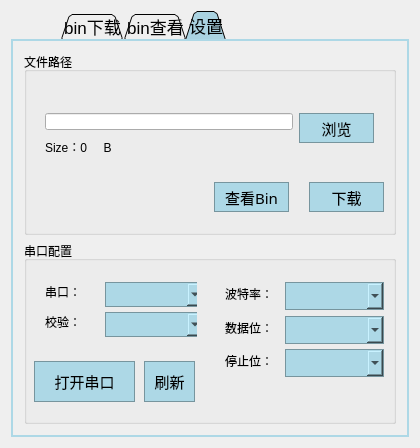
<?xml version="1.0" encoding="UTF-8"?>
<ui version="4.0">
 <class>Widget</class>
 <widget class="QWidget" name="Widget">
  <property name="geometry">
   <rect>
    <x>0</x>
    <y>0</y>
    <width>420</width>
    <height>448</height>
   </rect>
  </property>
  <property name="minimumSize">
   <size>
    <width>420</width>
    <height>448</height>
   </size>
  </property>
  <property name="maximumSize">
   <size>
    <width>420</width>
    <height>448</height>
   </size>
  </property>
  <property name="font">
   <font>
    <pointsize>12</pointsize>
   </font>
  </property>
  <property name="contextMenuPolicy">
   <enum>Qt::DefaultContextMenu</enum>
  </property>
  <property name="windowTitle">
   <string>OS-8在线监测系统远程程序升级系统V1.2   森馥科技</string>
  </property>
  <property name="autoFillBackground">
   <bool>false</bool>
  </property>
  <property name="styleSheet">
   <string notr="true">QTextEdit{		
	
	background-color: rgb(130, 162, 172);
	border:1px solid rgb(173, 216, 230);
	color: back;
}
/****************************************************************/
QScrollBar:vertical{
	border:2px solid rgb(173, 216, 230);
	background:lightblue;
	width: 20px;
	padding-top:20px;
	padding-bottom:20px;
}
QScrollBar::handle:vertical{
	width:8px;
	background:rgb(170, 211, 225);
	min-height:30px;
	margin: 1px 0px 1px 1px;
}
QScrollBar::add-line:vertical   
{
    height:20px;width:18px;
    subcontrol-position:bottom;
	background:rgb(173, 216, 230);
	border: 1px solid rgb(155, 155, 155);
	
	image: url(:/image/arrow_down.png);
}
QScrollBar::sub-line:vertical   
{
    height:20px;width:18px;
    subcontrol-position:top;
	background:rgb(173, 216, 230);
	border: 1px solid rgb(155, 155, 155);
	
	image: url(:/image/arrow_up.png);
}
/**************************QPushButton*************************/
QPushButton{
	background-color:lightblue;
	border:1px solid rgb(119, 149, 158);
	border-radius:0px;
	font:15px bold Khmer UI
}
QPushButton:hover{
	/*border:1px solid blue;*/
	background:rgb(170, 211, 225);
}
QPushButton:pressed{
	background: rgb(125, 155, 165);
}
/**************************组合框***********************/
QComboBox{
	background-color: lightblue;
	border: 1px solid rgb(119, 149, 158);
	border-radius: 0px;
	padding:1px 2px 1px 2px;
	font:15px bold Khmer UI
}
QComboBox:hover {
	background:rgb(170, 211, 225);
}
QComboBox::dowm-arrow{
	
}
QComboBox::drop-down{
	subcontrol-origin:padding;
	subcontrol-position: top right;
	width:13px;
	
	border-left-width:2px;
	border-left-color:rgb(119, 149, 158);
	border-left-style:solid;

	image: url(:/image/arrow_down.png);
}
/******************************QTabWidget************************/
QTabWidget::pane{
	border: 2px solid lightblue;
}
QTabWidget::tab-bar{
	left: 50px;
}
QTabBar::tab{
    background:lightblue;
    border: 1px solid rgb(119, 149, 158);
    border-top-left-radius: 0px;
    border-top-right-radius: 0px;
    min-width: 30ex;
    padding: 2px;	
}
QTabBar::tab:selected, QTabBar::tab:hover {
	background:rgb(170, 211, 225);
}

QTabBar::tab:selected {
    border-color: #9B9B9B;
    border-bottom-color: lightblue; /* same as pane color */
}

QTabBar::tab:!selected {
    margin-top: 2px; /* make non-selected tabs look smaller */
}
QTabBar::tab:selected {
    /* expand/overlap to the left and right by 4px */
    margin-left: -1px;
    margin-right: -1px;
}
QTabBar::tab:first:selected {
    margin-left: 0; /* the first selected tab has nothing to overlap with on the left */
}

QTabBar::tab:last:selected {
    margin-right: 0; /* the last selected tab has nothing to overlap with on the right */
}

QTabBar::tab:only-one {
    margin: 0; /* if there is only one tab, we don't want overlapping margins */
}
/****************************Progress Bar***************************/
QProgressBar{
	border:2px solid rgb(119, 149, 158);
	text-align:center;
}
QProgressBar::chunk{
	background-color:rgb(173, 216, 230);
	width:20px;
	margin:0.5px;
}</string>
  </property>
  <layout class="QGridLayout" name="gridLayout">
   <item row="0" column="0">
    <widget class="QTabWidget" name="tabWidget">
     <property name="font">
      <font>
       <family>Khmer UI</family>
       <pointsize>13</pointsize>
      </font>
     </property>
     <property name="tabShape">
      <enum>QTabWidget::Triangular</enum>
     </property>
     <property name="currentIndex">
      <number>2</number>
     </property>
     <property name="movable">
      <bool>false</bool>
     </property>
     <widget class="QWidget" name="Load">
      <attribute name="title">
       <string>bin下载</string>
      </attribute>
      <layout class="QGridLayout" name="gridLayout_6">
       <item row="2" column="0">
        <spacer name="verticalSpacer">
         <property name="orientation">
          <enum>Qt::Vertical</enum>
         </property>
         <property name="sizeType">
          <enum>QSizePolicy::Fixed</enum>
         </property>
         <property name="sizeHint" stdset="0">
          <size>
           <width>20</width>
           <height>40</height>
          </size>
         </property>
        </spacer>
       </item>
       <item row="0" column="0">
        <widget class="QTextEdit" name="loadTextEdit">
         <property name="maximumSize">
          <size>
           <width>16777215</width>
           <height>311</height>
          </size>
         </property>
         <property name="font">
          <font>
           <family>Khmer UI</family>
           <pointsize>12</pointsize>
          </font>
         </property>
         <property name="styleSheet">
          <string notr="true"/>
         </property>
         <property name="frameShape">
          <enum>QFrame::Box</enum>
         </property>
         <property name="frameShadow">
          <enum>QFrame::Sunken</enum>
         </property>
        </widget>
       </item>
       <item row="1" column="0">
        <widget class="QProgressBar" name="loadProgressBar">
         <property name="maximumSize">
          <size>
           <width>16777215</width>
           <height>15</height>
          </size>
         </property>
         <property name="value">
          <number>0</number>
         </property>
         <property name="textVisible">
          <bool>true</bool>
         </property>
         <property name="orientation">
          <enum>Qt::Horizontal</enum>
         </property>
         <property name="textDirection">
          <enum>QProgressBar::TopToBottom</enum>
         </property>
        </widget>
       </item>
      </layout>
     </widget>
     <widget class="QWidget" name="binView">
      <attribute name="title">
       <string>bin查看</string>
      </attribute>
      <layout class="QGridLayout" name="gridLayout_2">
       <item row="1" column="0">
        <spacer name="verticalSpacer_2">
         <property name="orientation">
          <enum>Qt::Vertical</enum>
         </property>
         <property name="sizeType">
          <enum>QSizePolicy::Fixed</enum>
         </property>
         <property name="sizeHint" stdset="0">
          <size>
           <width>20</width>
           <height>40</height>
          </size>
         </property>
        </spacer>
       </item>
       <item row="0" column="0">
        <widget class="QTextEdit" name="binTextEdit">
         <property name="font">
          <font>
           <family>Times New Roman</family>
           <pointsize>11</pointsize>
           <weight>50</weight>
           <bold>false</bold>
           <kerning>true</kerning>
          </font>
         </property>
        </widget>
       </item>
      </layout>
     </widget>
     <widget class="QWidget" name="Set">
      <attribute name="title">
       <string>设置</string>
      </attribute>
      <layout class="QGridLayout" name="gridLayout_5">
       <item row="0" column="0">
        <layout class="QVBoxLayout" name="verticalLayout">
         <item>
          <layout class="QGridLayout" name="gridLayout_3">
           <item row="0" column="1">
            <widget class="QGroupBox" name="binBox">
             <property name="title">
              <string>文件路径</string>
             </property>
             <widget class="QWidget" name="verticalLayoutWidget_5">
              <property name="geometry">
               <rect>
                <x>10</x>
                <y>50</y>
                <width>351</width>
                <height>61</height>
               </rect>
              </property>
              <layout class="QVBoxLayout" name="verticalLayout_7">
               <item>
                <layout class="QHBoxLayout" name="horizontalLayout_9">
                 <item>
                  <widget class="QLineEdit" name="fileEdit">
                   <property name="font">
                    <font>
                     <pointsize>12</pointsize>
                    </font>
                   </property>
                   <property name="alignment">
                    <set>Qt::AlignRight|Qt::AlignTrailing|Qt::AlignVCenter</set>
                   </property>
                   <property name="readOnly">
                    <bool>false</bool>
                   </property>
                  </widget>
                 </item>
                 <item>
                  <widget class="QPushButton" name="fileButton">
                   <property name="minimumSize">
                    <size>
                     <width>75</width>
                     <height>30</height>
                    </size>
                   </property>
                   <property name="maximumSize">
                    <size>
                     <width>75</width>
                     <height>30</height>
                    </size>
                   </property>
                   <property name="text">
                    <string>浏览</string>
                   </property>
                  </widget>
                 </item>
                </layout>
               </item>
               <item>
                <widget class="QLabel" name="sizeLabel">
                 <property name="minimumSize">
                  <size>
                   <width>121</width>
                   <height>21</height>
                  </size>
                 </property>
                 <property name="maximumSize">
                  <size>
                   <width>121</width>
                   <height>21</height>
                  </size>
                 </property>
                 <property name="text">
                  <string>Size：0     B</string>
                 </property>
                </widget>
               </item>
              </layout>
             </widget>
             <widget class="QPushButton" name="loadButton">
              <property name="geometry">
               <rect>
                <x>285</x>
                <y>130</y>
                <width>75</width>
                <height>30</height>
               </rect>
              </property>
              <property name="font">
               <font>
                <family>12 Khmer UI</family>
                <pointsize>-1</pointsize>
                <weight>50</weight>
                <italic>false</italic>
                <bold>false</bold>
               </font>
              </property>
              <property name="text">
               <string>下载</string>
              </property>
             </widget>
             <widget class="QPushButton" name="viewButton">
              <property name="geometry">
               <rect>
                <x>190</x>
                <y>130</y>
                <width>75</width>
                <height>30</height>
               </rect>
              </property>
              <property name="font">
               <font>
                <family>12 Khmer UI</family>
                <pointsize>-1</pointsize>
                <weight>50</weight>
                <italic>false</italic>
                <bold>false</bold>
               </font>
              </property>
              <property name="text">
               <string>查看Bin</string>
              </property>
             </widget>
            </widget>
           </item>
          </layout>
         </item>
         <item>
          <layout class="QGridLayout" name="gridLayout_4">
           <item row="0" column="0">
            <widget class="QGroupBox" name="usartBox">
             <property name="title">
              <string>串口配置</string>
             </property>
             <widget class="QWidget" name="verticalLayoutWidget_2">
              <property name="geometry">
               <rect>
                <x>10</x>
                <y>30</y>
                <width>163</width>
                <height>72</height>
               </rect>
              </property>
              <layout class="QVBoxLayout" name="verticalLayout_3">
               <property name="spacing">
                <number>10</number>
               </property>
               <item>
                <layout class="QHBoxLayout" name="horizontalLayout">
                 <property name="spacing">
                  <number>10</number>
                 </property>
                 <item>
                  <widget class="QLabel" name="uNameLabel">
                   <property name="minimumSize">
                    <size>
                     <width>50</width>
                     <height>0</height>
                    </size>
                   </property>
                   <property name="maximumSize">
                    <size>
                     <width>50</width>
                     <height>16777215</height>
                    </size>
                   </property>
                   <property name="text">
                    <string>串口：</string>
                   </property>
                  </widget>
                 </item>
                 <item>
                  <widget class="QComboBox" name="uNameBox">
                   <property name="minimumSize">
                    <size>
                     <width>99</width>
                     <height>25</height>
                    </size>
                   </property>
                   <property name="maximumSize">
                    <size>
                     <width>99</width>
                     <height>16777215</height>
                    </size>
                   </property>
                  </widget>
                 </item>
                </layout>
               </item>
               <item>
                <layout class="QHBoxLayout" name="horizontalLayout_2">
                 <property name="spacing">
                  <number>10</number>
                 </property>
                 <item>
                  <widget class="QLabel" name="parityLabel">
                   <property name="minimumSize">
                    <size>
                     <width>50</width>
                     <height>0</height>
                    </size>
                   </property>
                   <property name="maximumSize">
                    <size>
                     <width>50</width>
                     <height>16777215</height>
                    </size>
                   </property>
                   <property name="text">
                    <string>校验：</string>
                   </property>
                  </widget>
                 </item>
                 <item>
                  <widget class="QComboBox" name="parityBox">
                   <property name="minimumSize">
                    <size>
                     <width>99</width>
                     <height>25</height>
                    </size>
                   </property>
                   <property name="maximumSize">
                    <size>
                     <width>99</width>
                     <height>16777215</height>
                    </size>
                   </property>
                  </widget>
                 </item>
                </layout>
               </item>
              </layout>
             </widget>
             <widget class="QWidget" name="verticalLayoutWidget_4">
              <property name="geometry">
               <rect>
                <x>190</x>
                <y>30</y>
                <width>173</width>
                <height>112</height>
               </rect>
              </property>
              <layout class="QVBoxLayout" name="verticalLayout_6">
               <property name="spacing">
                <number>10</number>
               </property>
               <item>
                <layout class="QHBoxLayout" name="horizontalLayout_3">
                 <property name="spacing">
                  <number>10</number>
                 </property>
                 <item>
                  <widget class="QLabel" name="baundRateLabel">
                   <property name="minimumSize">
                    <size>
                     <width>50</width>
                     <height>0</height>
                    </size>
                   </property>
                   <property name="maximumSize">
                    <size>
                     <width>60</width>
                     <height>16777215</height>
                    </size>
                   </property>
                   <property name="text">
                    <string>波特率：</string>
                   </property>
                  </widget>
                 </item>
                 <item>
                  <widget class="QComboBox" name="baundRateBox">
                   <property name="minimumSize">
                    <size>
                     <width>99</width>
                     <height>28</height>
                    </size>
                   </property>
                   <property name="maximumSize">
                    <size>
                     <width>99</width>
                     <height>16777215</height>
                    </size>
                   </property>
                   <property name="font">
                    <font>
                     <family>12 Khmer UI</family>
                     <pointsize>-1</pointsize>
                     <weight>50</weight>
                     <italic>false</italic>
                     <bold>false</bold>
                    </font>
                   </property>
                  </widget>
                 </item>
                </layout>
               </item>
               <item>
                <layout class="QHBoxLayout" name="horizontalLayout_7">
                 <property name="spacing">
                  <number>10</number>
                 </property>
                 <item>
                  <widget class="QLabel" name="dataBitLabel">
                   <property name="minimumSize">
                    <size>
                     <width>50</width>
                     <height>0</height>
                    </size>
                   </property>
                   <property name="maximumSize">
                    <size>
                     <width>60</width>
                     <height>16777215</height>
                    </size>
                   </property>
                   <property name="text">
                    <string>数据位：</string>
                   </property>
                  </widget>
                 </item>
                 <item>
                  <widget class="QComboBox" name="dataBitBox">
                   <property name="minimumSize">
                    <size>
                     <width>99</width>
                     <height>28</height>
                    </size>
                   </property>
                   <property name="maximumSize">
                    <size>
                     <width>99</width>
                     <height>16777215</height>
                    </size>
                   </property>
                  </widget>
                 </item>
                </layout>
               </item>
               <item>
                <layout class="QHBoxLayout" name="horizontalLayout_8">
                 <property name="spacing">
                  <number>10</number>
                 </property>
                 <item>
                  <widget class="QLabel" name="stopBitLabel">
                   <property name="minimumSize">
                    <size>
                     <width>50</width>
                     <height>0</height>
                    </size>
                   </property>
                   <property name="maximumSize">
                    <size>
                     <width>60</width>
                     <height>16777215</height>
                    </size>
                   </property>
                   <property name="text">
                    <string>停止位：</string>
                   </property>
                  </widget>
                 </item>
                 <item>
                  <widget class="QComboBox" name="stopBitBox">
                   <property name="minimumSize">
                    <size>
                     <width>99</width>
                     <height>28</height>
                    </size>
                   </property>
                   <property name="maximumSize">
                    <size>
                     <width>99</width>
                     <height>16777215</height>
                    </size>
                   </property>
                   <property name="font">
                    <font>
                     <family>12 Khmer UI</family>
                     <pointsize>-1</pointsize>
                     <weight>50</weight>
                     <italic>false</italic>
                     <bold>false</bold>
                    </font>
                   </property>
                  </widget>
                 </item>
                </layout>
               </item>
              </layout>
             </widget>
             <widget class="QPushButton" name="openButton">
              <property name="enabled">
               <bool>true</bool>
              </property>
              <property name="geometry">
               <rect>
                <x>10</x>
                <y>120</y>
                <width>101</width>
                <height>41</height>
               </rect>
              </property>
              <property name="font">
               <font>
                <family>12 Khmer UI</family>
                <pointsize>-1</pointsize>
                <weight>50</weight>
                <italic>false</italic>
                <bold>false</bold>
               </font>
              </property>
              <property name="text">
               <string>打开串口</string>
              </property>
              <property name="checkable">
               <bool>false</bool>
              </property>
              <property name="autoDefault">
               <bool>false</bool>
              </property>
              <property name="default">
               <bool>false</bool>
              </property>
              <property name="flat">
               <bool>false</bool>
              </property>
             </widget>
             <widget class="QPushButton" name="refreshButton">
              <property name="geometry">
               <rect>
                <x>120</x>
                <y>120</y>
                <width>51</width>
                <height>41</height>
               </rect>
              </property>
              <property name="text">
               <string>刷新</string>
              </property>
             </widget>
            </widget>
           </item>
          </layout>
         </item>
        </layout>
       </item>
      </layout>
     </widget>
    </widget>
   </item>
  </layout>
 </widget>
 <layoutdefault spacing="6" margin="11"/>
 <resources/>
 <connections/>
</ui>
